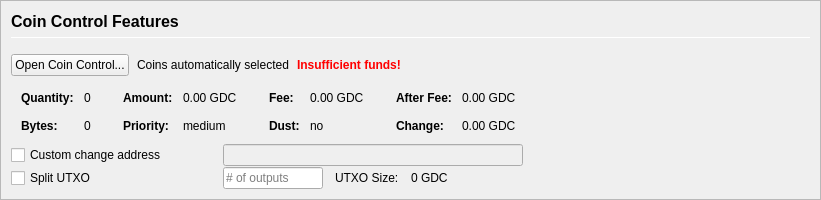
         <widget class="QFrame" name="frameCoinControl">
          <property name="sizePolicy">
           <sizepolicy hsizetype="Expanding" vsizetype="Expanding">
            <horstretch>0</horstretch>
            <verstretch>0</verstretch>
           </sizepolicy>
          </property>
          <property name="maximumSize">
           <size>
            <width>16777215</width>
            <height>16777215</height>
           </size>
          </property>
          <property name="frameShape">
           <enum>QFrame::StyledPanel</enum>
          </property>
          <property name="frameShadow">
           <enum>QFrame::Sunken</enum>
          </property>
          <layout class="QVBoxLayout" name="verticalLayoutCoinControl2">
           <property name="spacing">
            <number>0</number>
           </property>
           <property name="leftMargin">
            <number>0</number>
           </property>
           <property name="topMargin">
            <number>0</number>
           </property>
           <property name="rightMargin">
            <number>0</number>
           </property>
           <property name="bottomMargin">
            <number>0</number>
           </property>
           <item>
            <widget class="QFrame" name="frameCoinControl_BG">
             <layout class="QVBoxLayout" name="verticalLayoutCoinControl" stretch="0,0,0,0,0,0">
              <property name="spacing">
               <number>1</number>
              </property>
              <property name="leftMargin">
               <number>10</number>
              </property>
              <property name="topMargin">
               <number>10</number>
              </property>
              <item>
               <layout class="QHBoxLayout" name="horizontalLayoutCoinControl1">
                <property name="bottomMargin">
                 <number>15</number>
                </property>
                <item>
                 <layout class="QVBoxLayout" name="verticalLayout_3">
                  <property name="spacing">
                   <number>6</number>
                  </property>
                  <item>
                   <widget class="QLabel" name="labelCoinControlFeatures">
                    <property name="sizePolicy">
                     <sizepolicy hsizetype="Preferred" vsizetype="Maximum">
                      <horstretch>0</horstretch>
                      <verstretch>0</verstretch>
                     </sizepolicy>
                    </property>
                    <property name="minimumSize">
                     <size>
                      <width>0</width>
                      <height>20</height>
                     </size>
                    </property>
                    <property name="font">
                     <font>
                      <pointsize>12</pointsize>
                      <weight>75</weight>
                      <bold>true</bold>
                     </font>
                    </property>
                    <property name="styleSheet">
                     <string notr="true">font-weight:bold;</string>
                    </property>
                    <property name="text">
                     <string>Coin Control Features</string>
                    </property>
                   </widget>
                  </item>
                  <item>
                   <widget class="Line" name="line">
                    <property name="minimumSize">
                     <size>
                      <width>0</width>
                      <height>1</height>
                     </size>
                    </property>
                    <property name="maximumSize">
                     <size>
                      <width>16777215</width>
                      <height>1</height>
                     </size>
                    </property>
                    <property name="orientation">
                     <enum>Qt::Horizontal</enum>
                    </property>
                   </widget>
                  </item>
                 </layout>
                </item>
               </layout>
              </item>
              <item>
               <layout class="QHBoxLayout" name="horizontalLayoutCoinControl2" stretch="0,0,0,0">
                <property name="spacing">
                 <number>8</number>
                </property>
                <property name="bottomMargin">
                 <number>10</number>
                </property>
                <item>
                 <widget class="QPushButton" name="pushButtonCoinControl">
                  <property name="styleSheet">
                   <string notr="true"/>
                  </property>
                  <property name="text">
                   <string>Open Coin Control...</string>
                  </property>
                  <property name="autoDefault">
                   <bool>false</bool>
                  </property>
                 </widget>
                </item>
                <item>
                 <widget class="QLabel" name="labelCoinControlAutomaticallySelected">
                  <property name="text">
                   <string>Coins automatically selected</string>
                  </property>
                  <property name="margin">
                   <number>5</number>
                  </property>
                 </widget>
                </item>
                <item>
                 <widget class="QLabel" name="labelCoinControlInsuffFunds">
                  <property name="font">
                   <font>
                    <weight>75</weight>
                    <bold>true</bold>
                   </font>
                  </property>
                  <property name="styleSheet">
                   <string notr="true">color:red;font-weight:bold;</string>
                  </property>
                  <property name="text">
                   <string>Insufficient funds!</string>
                  </property>
                  <property name="margin">
                   <number>5</number>
                  </property>
                 </widget>
                </item>
                <item>
                 <spacer name="horizontalSpacerCoinControl">
                  <property name="orientation">
                   <enum>Qt::Horizontal</enum>
                  </property>
                  <property name="sizeHint" stdset="0">
                   <size>
                    <width>40</width>
                    <height>1</height>
                   </size>
                  </property>
                 </spacer>
                </item>
               </layout>
              </item>
              <item>
               <widget class="QWidget" name="widgetCoinControl" native="true">
                <property name="sizePolicy">
                 <sizepolicy hsizetype="Preferred" vsizetype="Preferred">
                  <horstretch>0</horstretch>
                  <verstretch>0</verstretch>
                 </sizepolicy>
                </property>
                <property name="minimumSize">
                 <size>
                  <width>0</width>
                  <height>0</height>
                 </size>
                </property>
                <property name="styleSheet">
                 <string notr="true"/>
                </property>
                <layout class="QHBoxLayout" name="horizontalLayoutCoinControl5">
                 <property name="leftMargin">
                  <number>0</number>
                 </property>
                 <property name="topMargin">
                  <number>0</number>
                 </property>
                 <property name="rightMargin">
                  <number>0</number>
                 </property>
                 <property name="bottomMargin">
                  <number>0</number>
                 </property>
                 <item>
                  <layout class="QHBoxLayout" name="horizontalLayoutCoinControl3" stretch="0,0,0,1">
                   <property name="spacing">
                    <number>20</number>
                   </property>
                   <property name="topMargin">
                    <number>0</number>
                   </property>
                   <property name="bottomMargin">
                    <number>10</number>
                   </property>
                   <item>
                    <layout class="QFormLayout" name="formLayoutCoinControl1">
                     <property name="horizontalSpacing">
                      <number>10</number>
                     </property>
                     <property name="verticalSpacing">
                      <number>14</number>
                     </property>
                     <property name="leftMargin">
                      <number>10</number>
                     </property>
                     <property name="topMargin">
                      <number>4</number>
                     </property>
                     <property name="rightMargin">
                      <number>6</number>
                     </property>
                     <item row="0" column="0">
                      <widget class="QLabel" name="labelCoinControlQuantityText">
                       <property name="font">
                        <font>
                         <weight>75</weight>
                         <bold>true</bold>
                        </font>
                       </property>
                       <property name="text">
                        <string>Quantity:</string>
                       </property>
                       <property name="margin">
                        <number>0</number>
                       </property>
                      </widget>
                     </item>
                     <item row="0" column="1">
                      <widget class="QLabel" name="labelCoinControlQuantity">
                       <property name="cursor">
                        <cursorShape>IBeamCursor</cursorShape>
                       </property>
                       <property name="contextMenuPolicy">
                        <enum>Qt::ActionsContextMenu</enum>
                       </property>
                       <property name="text">
                        <string notr="true">0</string>
                       </property>
                       <property name="margin">
                        <number>0</number>
                       </property>
                       <property name="textInteractionFlags">
                        <set>Qt::LinksAccessibleByMouse|Qt::TextSelectableByKeyboard|Qt::TextSelectableByMouse</set>
                       </property>
                      </widget>
                     </item>
                     <item row="1" column="0">
                      <widget class="QLabel" name="labelCoinControlBytesText">
                       <property name="font">
                        <font>
                         <weight>75</weight>
                         <bold>true</bold>
                        </font>
                       </property>
                       <property name="text">
                        <string>Bytes:</string>
                       </property>
                      </widget>
                     </item>
                     <item row="1" column="1">
                      <widget class="QLabel" name="labelCoinControlBytes">
                       <property name="cursor">
                        <cursorShape>IBeamCursor</cursorShape>
                       </property>
                       <property name="contextMenuPolicy">
                        <enum>Qt::ActionsContextMenu</enum>
                       </property>
                       <property name="text">
                        <string notr="true">0</string>
                       </property>
                       <property name="textInteractionFlags">
                        <set>Qt::LinksAccessibleByMouse|Qt::TextSelectableByKeyboard|Qt::TextSelectableByMouse</set>
                       </property>
                      </widget>
                     </item>
                    </layout>
                   </item>
                   <item>
                    <layout class="QFormLayout" name="formLayoutCoinControl2">
                     <property name="horizontalSpacing">
                      <number>10</number>
                     </property>
                     <property name="verticalSpacing">
                      <number>14</number>
                     </property>
                     <property name="leftMargin">
                      <number>6</number>
                     </property>
                     <property name="topMargin">
                      <number>4</number>
                     </property>
                     <property name="rightMargin">
                      <number>6</number>
                     </property>
                     <item row="0" column="0">
                      <widget class="QLabel" name="labelCoinControlAmountText">
                       <property name="font">
                        <font>
                         <weight>75</weight>
                         <bold>true</bold>
                        </font>
                       </property>
                       <property name="text">
                        <string>Amount:</string>
                       </property>
                       <property name="margin">
                        <number>0</number>
                       </property>
                      </widget>
                     </item>
                     <item row="0" column="1">
                      <widget class="QLabel" name="labelCoinControlAmount">
                       <property name="cursor">
                        <cursorShape>IBeamCursor</cursorShape>
                       </property>
                       <property name="contextMenuPolicy">
                        <enum>Qt::ActionsContextMenu</enum>
                       </property>
                       <property name="text">
                        <string notr="true">0.00 GDC</string>
                       </property>
                       <property name="textInteractionFlags">
                        <set>Qt::LinksAccessibleByMouse|Qt::TextSelectableByKeyboard|Qt::TextSelectableByMouse</set>
                       </property>
                      </widget>
                     </item>
                     <item row="1" column="0">
                      <widget class="QLabel" name="labelCoinControlPriorityText">
                       <property name="font">
                        <font>
                         <weight>75</weight>
                         <bold>true</bold>
                        </font>
                       </property>
                       <property name="text">
                        <string>Priority:</string>
                       </property>
                      </widget>
                     </item>
                     <item row="1" column="1">
                      <widget class="QLabel" name="labelCoinControlPriority">
                       <property name="cursor">
                        <cursorShape>IBeamCursor</cursorShape>
                       </property>
                       <property name="contextMenuPolicy">
                        <enum>Qt::ActionsContextMenu</enum>
                       </property>
                       <property name="text">
                        <string>medium</string>
                       </property>
                       <property name="textInteractionFlags">
                        <set>Qt::LinksAccessibleByMouse|Qt::TextSelectableByKeyboard|Qt::TextSelectableByMouse</set>
                       </property>
                      </widget>
                     </item>
                    </layout>
                   </item>
                   <item>
                    <layout class="QFormLayout" name="formLayoutCoinControl3">
                     <property name="horizontalSpacing">
                      <number>10</number>
                     </property>
                     <property name="verticalSpacing">
                      <number>14</number>
                     </property>
                     <property name="leftMargin">
                      <number>6</number>
                     </property>
                     <property name="topMargin">
                      <number>4</number>
                     </property>
                     <property name="rightMargin">
                      <number>6</number>
                     </property>
                     <item row="0" column="0">
                      <widget class="QLabel" name="labelCoinControlFeeText">
                       <property name="font">
                        <font>
                         <weight>75</weight>
                         <bold>true</bold>
                        </font>
                       </property>
                       <property name="text">
                        <string>Fee:</string>
                       </property>
                       <property name="margin">
                        <number>0</number>
                       </property>
                      </widget>
                     </item>
                     <item row="0" column="1">
                      <widget class="QLabel" name="labelCoinControlFee">
                       <property name="cursor">
                        <cursorShape>IBeamCursor</cursorShape>
                       </property>
                       <property name="contextMenuPolicy">
                        <enum>Qt::ActionsContextMenu</enum>
                       </property>
                       <property name="text">
                        <string notr="true">0.00 GDC</string>
                       </property>
                       <property name="textInteractionFlags">
                        <set>Qt::LinksAccessibleByMouse|Qt::TextSelectableByKeyboard|Qt::TextSelectableByMouse</set>
                       </property>
                      </widget>
                     </item>
                     <item row="1" column="0">
                      <widget class="QLabel" name="labelCoinControlLowOutputText">
                       <property name="font">
                        <font>
                         <weight>75</weight>
                         <bold>true</bold>
                        </font>
                       </property>
                       <property name="text">
                        <string>Dust:</string>
                       </property>
                      </widget>
                     </item>
                     <item row="1" column="1">
                      <widget class="QLabel" name="labelCoinControlLowOutput">
                       <property name="cursor">
                        <cursorShape>IBeamCursor</cursorShape>
                       </property>
                       <property name="contextMenuPolicy">
                        <enum>Qt::ActionsContextMenu</enum>
                       </property>
                       <property name="text">
                        <string>no</string>
                       </property>
                       <property name="textInteractionFlags">
                        <set>Qt::LinksAccessibleByMouse|Qt::TextSelectableByKeyboard|Qt::TextSelectableByMouse</set>
                       </property>
                      </widget>
                     </item>
                    </layout>
                   </item>
                   <item>
                    <layout class="QFormLayout" name="formLayoutCoinControl4">
                     <property name="horizontalSpacing">
                      <number>10</number>
                     </property>
                     <property name="verticalSpacing">
                      <number>14</number>
                     </property>
                     <property name="leftMargin">
                      <number>6</number>
                     </property>
                     <property name="topMargin">
                      <number>4</number>
                     </property>
                     <property name="rightMargin">
                      <number>6</number>
                     </property>
                     <item row="0" column="0">
                      <widget class="QLabel" name="labelCoinControlAfterFeeText">
                       <property name="font">
                        <font>
                         <weight>75</weight>
                         <bold>true</bold>
                        </font>
                       </property>
                       <property name="text">
                        <string>After Fee:</string>
                       </property>
                       <property name="margin">
                        <number>0</number>
                       </property>
                      </widget>
                     </item>
                     <item row="0" column="1">
                      <widget class="QLabel" name="labelCoinControlAfterFee">
                       <property name="cursor">
                        <cursorShape>IBeamCursor</cursorShape>
                       </property>
                       <property name="contextMenuPolicy">
                        <enum>Qt::ActionsContextMenu</enum>
                       </property>
                       <property name="text">
                        <string notr="true">0.00 GDC</string>
                       </property>
                       <property name="textInteractionFlags">
                        <set>Qt::LinksAccessibleByMouse|Qt::TextSelectableByKeyboard|Qt::TextSelectableByMouse</set>
                       </property>
                      </widget>
                     </item>
                     <item row="1" column="0">
                      <widget class="QLabel" name="labelCoinControlChangeText">
                       <property name="font">
                        <font>
                         <weight>75</weight>
                         <bold>true</bold>
                        </font>
                       </property>
                       <property name="text">
                        <string>Change:</string>
                       </property>
                      </widget>
                     </item>
                     <item row="1" column="1">
                      <widget class="QLabel" name="labelCoinControlChange">
                       <property name="cursor">
                        <cursorShape>IBeamCursor</cursorShape>
                       </property>
                       <property name="contextMenuPolicy">
                        <enum>Qt::ActionsContextMenu</enum>
                       </property>
                       <property name="text">
                        <string notr="true">0.00 GDC</string>
                       </property>
                       <property name="textInteractionFlags">
                        <set>Qt::LinksAccessibleByMouse|Qt::TextSelectableByKeyboard|Qt::TextSelectableByMouse</set>
                       </property>
                      </widget>
                     </item>
                    </layout>
                   </item>
                  </layout>
                 </item>
                </layout>
               </widget>
              </item>
              <item>
               <layout class="QHBoxLayout" name="horizontalLayoutCoinControl4">
                <property name="spacing">
                 <number>12</number>
                </property>
                <property name="sizeConstraint">
                 <enum>QLayout::SetDefaultConstraint</enum>
                </property>
                <property name="topMargin">
                 <number>0</number>
                </property>
                <property name="rightMargin">
                 <number>0</number>
                </property>
                <item>
                 <widget class="QCheckBox" name="checkBoxCoinControlChange">
                  <property name="sizePolicy">
                   <sizepolicy hsizetype="Preferred" vsizetype="Preferred">
                    <horstretch>0</horstretch>
                    <verstretch>0</verstretch>
                   </sizepolicy>
                  </property>
                  <property name="minimumSize">
                   <size>
                    <width>200</width>
                    <height>0</height>
                   </size>
                  </property>
                  <property name="maximumSize">
                   <size>
                    <width>200</width>
                    <height>16777215</height>
                   </size>
                  </property>
                  <property name="toolTip">
                   <string>If this is activated, but the change address is empty or invalid, change will be sent to a newly generated address.</string>
                  </property>
                  <property name="text">
                   <string>Custom change address</string>
                  </property>
                 </widget>
                </item>
                <item>
                 <widget class="QValidatedLineEdit" name="lineEditCoinControlChange">
                  <property name="enabled">
                   <bool>false</bool>
                  </property>
                  <property name="sizePolicy">
                   <sizepolicy hsizetype="Preferred" vsizetype="Preferred">
                    <horstretch>0</horstretch>
                    <verstretch>0</verstretch>
                   </sizepolicy>
                  </property>
                  <property name="minimumSize">
                   <size>
                    <width>300</width>
                    <height>0</height>
                   </size>
                  </property>
                 </widget>
                </item>
                <item>
                 <widget class="QLabel" name="labelCoinControlChangeLabel">
                  <property name="sizePolicy">
                   <sizepolicy hsizetype="Preferred" vsizetype="Preferred">
                    <horstretch>0</horstretch>
                    <verstretch>0</verstretch>
                   </sizepolicy>
                  </property>
                  <property name="minimumSize">
                   <size>
                    <width>100</width>
                    <height>0</height>
                   </size>
                  </property>
                  <property name="text">
                   <string/>
                  </property>
                  <property name="margin">
                   <number>3</number>
                  </property>
                 </widget>
                </item>
               </layout>
              </item>
              <item>
               <layout class="QHBoxLayout" name="horizontalLayoutCoinControl6">
                <property name="spacing">
                 <number>12</number>
                </property>
                <property name="rightMargin">
                 <number>0</number>
                </property>
                <item>
                 <widget class="QCheckBox" name="splitBlockCheckBox">
                  <property name="sizePolicy">
                   <sizepolicy hsizetype="Preferred" vsizetype="Preferred">
                    <horstretch>0</horstretch>
                    <verstretch>0</verstretch>
                   </sizepolicy>
                  </property>
                  <property name="minimumSize">
                   <size>
                    <width>200</width>
                    <height>0</height>
                   </size>
                  </property>
                  <property name="maximumSize">
                   <size>
                    <width>200</width>
                    <height>16777215</height>
                   </size>
                  </property>
                  <property name="text">
                   <string>Split UTXO</string>
                  </property>
                 </widget>
                </item>
                <item>
                 <widget class="QLineEdit" name="splitBlockLineEdit">
                  <property name="sizePolicy">
                   <sizepolicy hsizetype="Preferred" vsizetype="Preferred">
                    <horstretch>50</horstretch>
                    <verstretch>0</verstretch>
                   </sizepolicy>
                  </property>
                  <property name="minimumSize">
                   <size>
                    <width>100</width>
                    <height>0</height>
                   </size>
                  </property>
                  <property name="maximumSize">
                   <size>
                    <width>100</width>
                    <height>16777215</height>
                   </size>
                  </property>
                  <property name="placeholderText">
                   <string># of outputs</string>
                  </property>
                 </widget>
                </item>
                <item>
                 <widget class="QLabel" name="labelBlockSizeText">
                  <property name="text">
                   <string>UTXO Size:</string>
                  </property>
                 </widget>
                </item>
                <item>
                 <widget class="QLabel" name="labelBlockSize">
                  <property name="text">
                   <string>0 GDC</string>
                  </property>
                 </widget>
                </item>
                <item>
                 <spacer name="horizontalSpacer_7">
                  <property name="orientation">
                   <enum>Qt::Horizontal</enum>
                  </property>
                  <property name="sizeHint" stdset="0">
                   <size>
                    <width>40</width>
                    <height>20</height>
                   </size>
                  </property>
                 </spacer>
                </item>
               </layout>
              </item>
              <item>
               <spacer name="verticalSpacerCoinControl">
                <property name="orientation">
                 <enum>Qt::Vertical</enum>
                </property>
                <property name="sizeHint" stdset="0">
                 <size>
                  <width>800</width>
                  <height>1</height>
                 </size>
                </property>
               </spacer>
              </item>
             </layout>
            </widget>
           </item>
          </layout>
         </widget>
